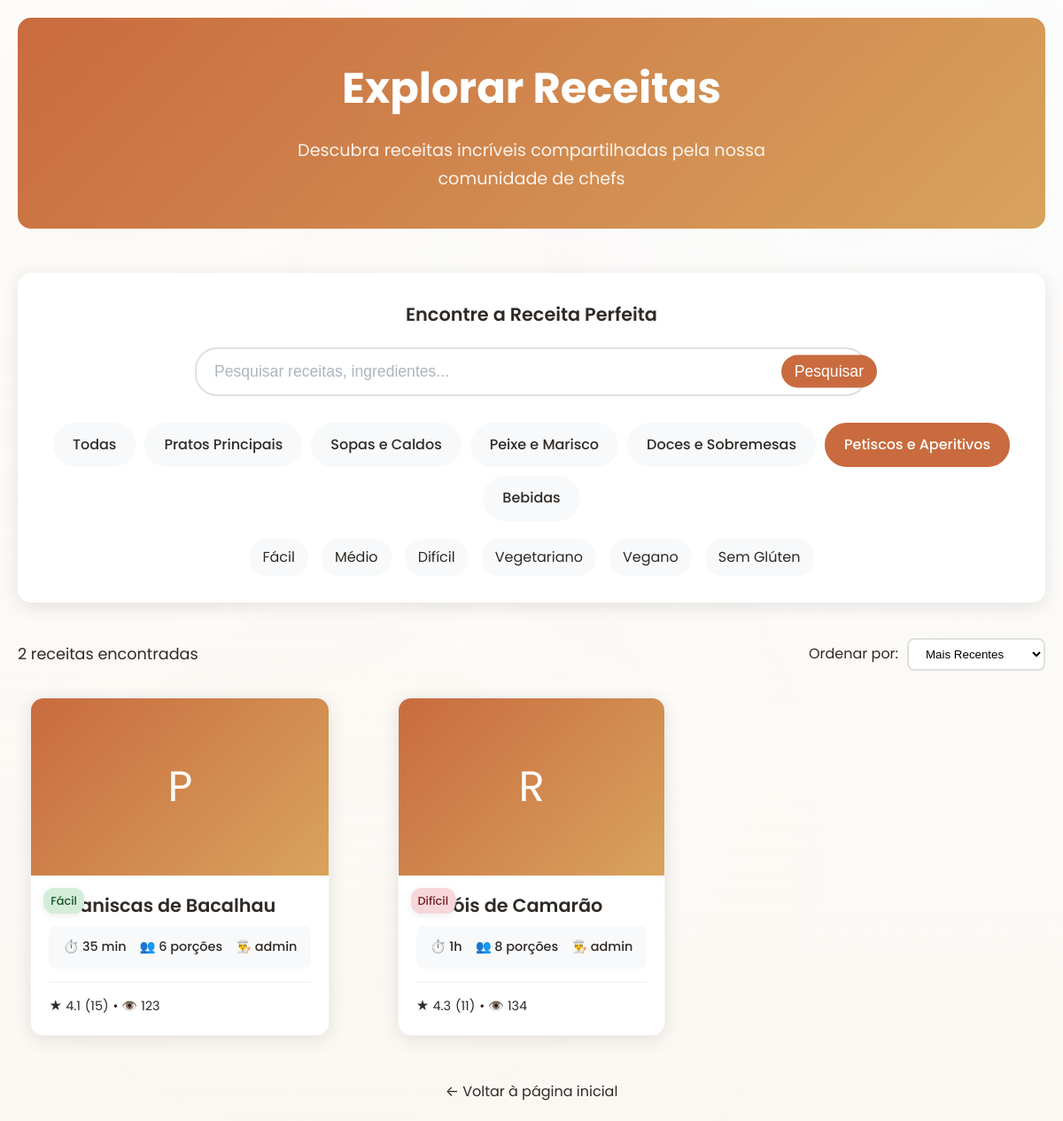
/explorar.php?category=5, run on the app's committed database.
### tables this page shows
CREATE TABLE `categories` (
  `id` INT UNSIGNED NOT NULL AUTO_INCREMENT,
  `name` VARCHAR(120) NOT NULL,
  `slug` VARCHAR(150) NOT NULL,
  `description` TEXT DEFAULT NULL,
  `icon` VARCHAR(50) DEFAULT NULL,
  `color` VARCHAR(7) DEFAULT NULL,
  `order_position` INT DEFAULT 0,
  `is_active` TINYINT(1) NOT NULL DEFAULT 1,
  `created_at` DATETIME NOT NULL DEFAULT CURRENT_TIMESTAMP,
  PRIMARY KEY (`id`),
  UNIQUE KEY `uq_categories_slug` (`slug`)
);

CREATE TABLE `recipes` (
  `id` BIGINT UNSIGNED NOT NULL AUTO_INCREMENT,
  `user_id` BIGINT UNSIGNED NOT NULL,
  `category_id` INT UNSIGNED DEFAULT NULL,
  `title` VARCHAR(255) NOT NULL,
  `slug` VARCHAR(255) NOT NULL,
  `summary` TEXT DEFAULT NULL,
  `ingredients` TEXT NOT NULL,
  `instructions` TEXT NOT NULL,
  `prep_time` INT DEFAULT NULL COMMENT 'Tempo de preparo em minutos',
  `cook_time` INT DEFAULT NULL COMMENT 'Tempo de cozimento em minutos',
  `total_time` INT DEFAULT NULL COMMENT 'Tempo total em minutos',
  `servings` INT DEFAULT NULL COMMENT 'Número de porções',
  `difficulty` ENUM('facil','medio','dificil') DEFAULT 'medio',
  `is_vegetarian` TINYINT(1) NOT NULL DEFAULT 0,
  `is_vegan` TINYINT(1) NOT NULL DEFAULT 0,
  `is_gluten_free` TINYINT(1) NOT NULL DEFAULT 0,
  `is_premium` TINYINT(1) NOT NULL DEFAULT 0,
  `is_featured` TINYINT(1) NOT NULL DEFAULT 0,
  `image_url` VARCHAR(500) DEFAULT NULL,
  `video_url` VARCHAR(500) DEFAULT NULL,
  `nutrition_info` JSON DEFAULT NULL,
  `created_at` DATETIME NOT NULL DEFAULT CURRENT_TIMESTAMP,
  `updated_at` DATETIME DEFAULT NULL ON UPDATE CURRENT_TIMESTAMP,
  `published_at` DATETIME DEFAULT NULL,
  `is_active` TINYINT(1) NOT NULL DEFAULT 1,
  PRIMARY KEY (`id`),
  UNIQUE KEY `uq_recipes_slug` (`slug`),
  KEY `idx_recipes_user` (`user_id`),
  KEY `idx_recipes_category` (`category_id`),
  KEY `idx_recipes_featured` (`is_featured`),
  KEY `idx_recipes_premium` (`is_premium`),
  KEY `idx_recipes_published` (`published_at`),
  CONSTRAINT `fk_recipes_user` FOREIGN KEY (`user_id`) REFERENCES `users` (`id`) ON DELETE CASCADE,
  CONSTRAINT `fk_recipes_category` FOREIGN KEY (`category_id`) REFERENCES `categories` (`id`) ON DELETE SET NULL
);

CREATE TABLE `users` (
  `id` BIGINT UNSIGNED NOT NULL AUTO_INCREMENT,
  `username` VARCHAR(80) NOT NULL,
  `email` VARCHAR(255) NOT NULL,
  `password_hash` VARCHAR(255) NOT NULL,
  `role` ENUM('user','admin','chef') NOT NULL DEFAULT 'user',
  `avatar` VARCHAR(255) DEFAULT NULL,
  `bio` TEXT DEFAULT NULL,
  `location` VARCHAR(100) DEFAULT NULL,
  `created_at` DATETIME NOT NULL DEFAULT CURRENT_TIMESTAMP,
  `updated_at` DATETIME DEFAULT NULL ON UPDATE CURRENT_TIMESTAMP,
  `last_login` DATETIME DEFAULT NULL,
  `is_active` TINYINT(1) NOT NULL DEFAULT 1,
  PRIMARY KEY (`id`),
  UNIQUE KEY `uq_users_email` (`email`),
  UNIQUE KEY `uq_users_username` (`username`)
);

CREATE TABLE `recipe_stats` (
  `recipe_id` BIGINT UNSIGNED NOT NULL,
  `total_views` INT DEFAULT 0,
  `unique_views` INT DEFAULT 0,
  `total_favorites` INT DEFAULT 0,
  `total_made` INT DEFAULT 0,
  `total_ratings` INT DEFAULT 0,
  `average_rating` DECIMAL(3,2) DEFAULT 0.00,
  `last_viewed_at` DATETIME DEFAULT NULL,
  `last_favorited_at` DATETIME DEFAULT NULL,
  `popularity_score` DECIMAL(10,4) DEFAULT 0.0000,
  `updated_at` DATETIME DEFAULT CURRENT_TIMESTAMP ON UPDATE CURRENT_TIMESTAMP,
  PRIMARY KEY (`recipe_id`),
  KEY `idx_recipe_stats_views` (`total_views`),
  KEY `idx_recipe_stats_favorites` (`total_favorites`),
  KEY `idx_recipe_stats_rating` (`average_rating`),
  KEY `idx_recipe_stats_popularity` (`popularity_score`),
  CONSTRAINT `fk_recipe_stats_recipe` FOREIGN KEY (`recipe_id`) REFERENCES `recipes` (`id`) ON DELETE CASCADE
);

### includes/config.php (called while the page is built, shortened)
<?php
function formatTime($minutes) {
    if ($minutes < 60) {
        return $minutes . ' min';
    }
    $hours = floor($minutes / 60);
    $mins = $minutes % 60;
    if ($mins === 0) {
        return $hours . 'h';
    }
    return $hours . 'h ' . $mins . 'min';
}
function getDifficultyText($difficulty) {
    $levels = [
        'facil' => 'Fácil',
        'medio' => 'Médio',
        'dificil' => 'Difícil'
    ];
    return $levels[$difficulty] ?? 'Médio';
}
?>

### explorar.php (the view, shortened to what this page needs)
<!DOCTYPE html>
<html lang="pt">
<head>
    <link rel="stylesheet" href="css/style.css">
</head>
<body>
    <?php
    require_once 'includes/config.php';
    $search = $_GET['search'] ?? '';
    $category = $_GET['category'] ?? 'all';
    $difficulty = $_GET['difficulty'] ?? '';
    $vegetarian = $_GET['vegetarian'] ?? '';
    $vegan = $_GET['vegan'] ?? '';
    $gluten_free = $_GET['gluten_free'] ?? '';
    $sort = $_GET['sort'] ?? 'recent';
    $page = max(1, (int)($_GET['page'] ?? 1));
    $per_page = 12;
    $offset = ($page - 1) * $per_page;
    $where_conditions = ['r.is_active = 1'];
    $params = [];
    if ($category !== 'all') {
        $where_conditions[] = 'r.category_id = ?';
        $params[] = $category;
    }
    $where_clause = implode(' AND ', $where_conditions);
    $order_by = match($sort) {
        'recent' => 'r.created_at DESC',
        'popular' => 'rs.total_views DESC',
        'rating' => 'rs.average_rating DESC',
        'time' => 'r.total_time ASC',
        default => 'r.created_at DESC'
    };
    $recipes = [];
    $total_recipes = 0;
    try {
        $count_sql = "
            SELECT COUNT(*)
            FROM recipes r
            LEFT JOIN recipe_stats rs ON r.id = rs.recipe_id
            WHERE $where_clause
        ";
        $stmt = $pdo->prepare($count_sql);
        $stmt->execute($params);
        $total_recipes = $stmt->fetchColumn();
        $sql = "
            SELECT
                r.*,
                c.name as category_name,
                u.username as chef_name,
                rs.total_views,
                rs.total_favorites,
                rs.average_rating,
                rs.total_ratings
            FROM recipes r
            LEFT JOIN categories c ON r.category_id = c.id
            LEFT JOIN users u ON r.user_id = u.id
            LEFT JOIN recipe_stats rs ON r.id = rs.recipe_id
            WHERE $where_clause
            ORDER BY $order_by
            LIMIT $per_page OFFSET $offset
        ";
        $stmt = $pdo->prepare($sql);
        $stmt->execute($params);
        $recipes = $stmt->fetchAll();
    } catch (Exception $e) {
        $error = 'Erro ao buscar receitas: ' . $e->getMessage();
    }
    $categories = [];
    try {
        $stmt = $pdo->query("SELECT id, name FROM categories WHERE is_active = 1 ORDER BY order_position");
        $categories = $stmt->fetchAll();
    } catch (Exception $e) {
        $categories = [];
    }
    ?>
    <div class="explore-container">
        <div class="explore-header">
            <h1>Explorar Receitas</h1>
            <p>Descubra receitas incríveis compartilhadas pela nossa comunidade de chefs</p>
        </div>
        <div class="filters-section">
            <h2 class="filters-title">Encontre a Receita Perfeita</h2>
            <form method="GET" action="" id="filterForm">
                <div class="search-container">
                    <input type="text"
                           name="search"
                           class="search-input"
                           placeholder="Pesquisar receitas, ingredientes..."
                           value="<?= htmlspecialchars($search) ?>">
                    <button type="submit" class="search-btn">Pesquisar</button>
                </div>
                <div class="filter-categories">
                    <div class="category-filter <?= $category === 'all' ? 'active' : '' ?>"
                         onclick="setCategory('all')">
                        Todas
                    </div>
                    <?php foreach ($categories as $cat): ?>
                        <div class="category-filter <?= $category == $cat['id'] ? 'active' : '' ?>"
                             onclick="setCategory('<?= $cat['id'] ?>')">
                            <?= htmlspecialchars($cat['name']) ?>
                        </div>
                    <?php endforeach; ?>
                </div>
                <div class="additional-filters">
                    <div class="filter-option <?= $difficulty === 'facil' ? 'active' : '' ?>"
                         onclick="toggleFilter('difficulty', 'facil')">
                        Fácil
                    </div>
                    <div class="filter-option <?= $difficulty === 'medio' ? 'active' : '' ?>"
                         onclick="toggleFilter('difficulty', 'medio')">
                        Médio
                    </div>
                    <div class="filter-option <?= $difficulty === 'dificil' ? 'active' : '' ?>"
                         onclick="toggleFilter('difficulty', 'dificil')">
                        Difícil
                    </div>
                    <div class="filter-option <?= $vegetarian === '1' ? 'active' : '' ?>"
                         onclick="toggleFilter('vegetarian', '1')">
                        Vegetariano
                    </div>
                    <div class="filter-option <?= $vegan === '1' ? 'active' : '' ?>"
                         onclick="toggleFilter('vegan', '1')">
                        Vegano
                    </div>
                    <div class="filter-option <?= $gluten_free === '1' ? 'active' : '' ?>"
                         onclick="toggleFilter('gluten_free', '1')">
                        Sem Glúten
                    </div>
                </div>
            </form>
        </div>
        <div class="results-header">
            <div class="results-count">
                <?= $total_recipes ?> receita<?= $total_recipes !== 1 ? 's' : '' ?> encontrada<?= $total_recipes !== 1 ? 's' : '' ?>
            </div>
            <div class="sort-options">
                <label for="sortSelect">Ordenar por:</label>
                <select id="sortSelect" class="sort-select" onchange="changeSort(this.value)">
                    <option value="recent" <?= $sort === 'recent' ? 'selected' : '' ?>>Mais Recentes</option>
                </select>
            </div>
        </div>
        <?php if (empty($recipes)): ?>
            <div class="no-results">
                <h3>Nenhuma receita encontrada</h3>
                <p>Tente ajustar os filtros ou usar termos de pesquisa diferentes.</p>
            </div>
        <?php else: ?>
            <div class="recipes-grid">
                <?php foreach ($recipes as $recipe): ?>
                    <div class="recipe-card" onclick="window.location.href='receita.php?slug=<?= urlencode($recipe['slug']) ?>'">
                        <div class="recipe-image">
                            <?= strtoupper(substr($recipe['title'], 0, 1)) ?>
                        </div>
                        <div class="recipe-content">
                            <h3 class="recipe-title"><?= htmlspecialchars($recipe['title']) ?></h3>
                            <div class="recipe-meta">
                                <span>⏱️ <?= formatTime($recipe['total_time'] ?? $recipe['prep_time']) ?></span>
                                <span>👥 <?= $recipe['servings'] ?> porções</span>
                                <span>👨‍🍳 <?= htmlspecialchars($recipe['chef_name']) ?></span>
                            </div>
                            <div class="recipe-stats">
                                <div class="recipe-rating">
                                    <span>★ <?= number_format($recipe['average_rating'] ?? 0, 1) ?></span>
                                    <span>(<?= $recipe['total_ratings'] ?? 0 ?>)</span>
                                    <span>• 👁️ <?= $recipe['total_views'] ?? 0 ?></span>
                                </div>
                                <div class="recipe-difficulty difficulty-<?= $recipe['difficulty'] ?>">
                                    <?= getDifficultyText($recipe['difficulty']) ?>
                                </div>
                            </div>
                        </div>
                    </div>
                <?php endforeach; ?>
            </div>
        <?php endif; ?>
        <div style="text-align: center; margin-top: 40px;">
            <a href="index.php" style="color: var(--color-text-light); text-decoration: none;">
                ← Voltar à página inicial
            </a>
        </div>
    </div>
</body>
</html>

### css/style.css (style rules this page uses)
* { box-sizing:border-box;margin:0;padding:0; }
html,body { height:100%;overflow-x:hidden; }
.recipe-title, .chef-name, .brand { white-space: nowrap; overflow: hidden; text-overflow: ellipsis; }
.container, .hero-container, .search-container { max-width: 1200px; margin: 0 auto; padding: 0 20px; }
:root { --color-background: #f8f5f0; --color-surface: #ffffff; --color-surface-muted: #f1ece4; --color-primary: #c96b3e; --color-primary-dark: #a2542c; --color-secondary: #396972; --color-accent: #d8a35d; --color-text: #2f2a26; --color-muted: #7a746d; --shadow-soft: 0 18px 45px rgba(25, 38, 56, 0.08); --shadow-hover: 0 22px 60px rgba(25, 38, 56, 0.12); --radius-lg: 22px; --radius-md: 16px; }
body { background: #ffffff; color: var(--color-text); font-family: 'Poppins', 'Inter', -apple-system, BlinkMacSystemFont, 'Segoe UI', sans-serif; line-height: 1.65; position: relative; overflow-x: hidden; min-height: 100vh; }
body:not(.auth-page)::before { content: ''; position: fixed; inset: 0; background: radial-gradient(circle at 10% 20%, rgba(201, 107, 62, 0.12), transparent 55%), radial-gradient(circle at 80% 15%, rgba(57, 105, 114, 0.08), transparent 50%), radial-gradient(circle at 30% 80%, rgba(216, 163, 93, 0.1), transparent 50%), linear-gradient(180deg, rgba(255, 255, 255, 0.7) 0%, rgba(251, 247, 242, 0.9) 100%); background-blend-mode: screen; pointer-events: none; z-index: -2; }
body::after { content: none; }
.recipes-grid { display: grid; grid-template-columns: repeat(auto-fit, minmax(350px, 1fr)); gap: 32px; margin-bottom: 50px; }
.search-container { max-width: 800px; margin: 0 auto; text-align: center; }
.search-input { flex: 1; padding: 16px 20px; border: none; font-size: 1rem; outline: none; background: transparent; }
.search-input::placeholder { color: #adb5bd; }
.search-btn { padding: 16px 20px; background: #c96b3e; color: white; border: none; cursor: pointer; font-size: 1.1rem; transition: background 0.3s ease; }
.filter-categories { display: flex; flex-wrap: wrap; justify-content: center; gap: 12px; margin-top: 30px; }
.recipe-card { background: #ffffff; border-radius: 16px; overflow: hidden; box-shadow: 0 4px 20px rgba(47, 42, 38, 0.08); transition: all 0.3s cubic-bezier(0.4, 0, 0.2, 1); position: relative; border: 1px solid rgba(47, 42, 38, 0.06); max-width: 380px; margin: 0 auto; }
.recipe-image { height: 200px; position: relative; display: flex; align-items: center; justify-content: center; overflow: hidden; background: linear-gradient(135deg, #f8f9fa 0%, #e9ecef 100%); }
.recipe-difficulty { position: absolute; top: 14px; left: 14px; background: rgba(255, 255, 255, 0.95); color: #495057; padding: 6px 10px; border-radius: 6px; font-size: 0.75rem; font-weight: 500; z-index: 4; backdrop-filter: blur(8px); box-shadow: 0 2px 8px rgba(0, 0, 0, 0.08); }
.recipe-content { padding: 24px; position: relative; }
.recipe-meta { display: flex; align-items: center; justify-content: space-between; gap: 16px; margin-bottom: 20px; font-size: 0.8rem; color: #8e9aaf; background: #f8f9fa; padding: 12px 16px; border-radius: 8px; }
.recipe-meta span { display: flex; align-items: center; gap: 6px; font-weight: 500; white-space: nowrap; }

### data on the page
categories: name "Pratos Principais"
categories: name "Sopas e Caldos"
categories: name "Peixe e Marisco"
categories: name "Doces e Sobremesas"
categories: name "Petiscos e Aperitivos"
categories: name "Bebidas"
recipes: title "P", title "Pataniscas de Bacalhau", total_time "35 min", servings "6", user.username "admin", recipe_stats.average_rating "4.1", recipe_stats.total_ratings "15", recipe_stats.total_views "123", difficulty "Fácil"
recipes: title "R", title "Rissóis de Camarão", total_time "1h", servings "8", user.username "admin", recipe_stats.average_rating "4.3", recipe_stats.total_ratings "11", recipe_stats.total_views "134", difficulty "Difícil"

### other printed values
$total_recipes "2"
